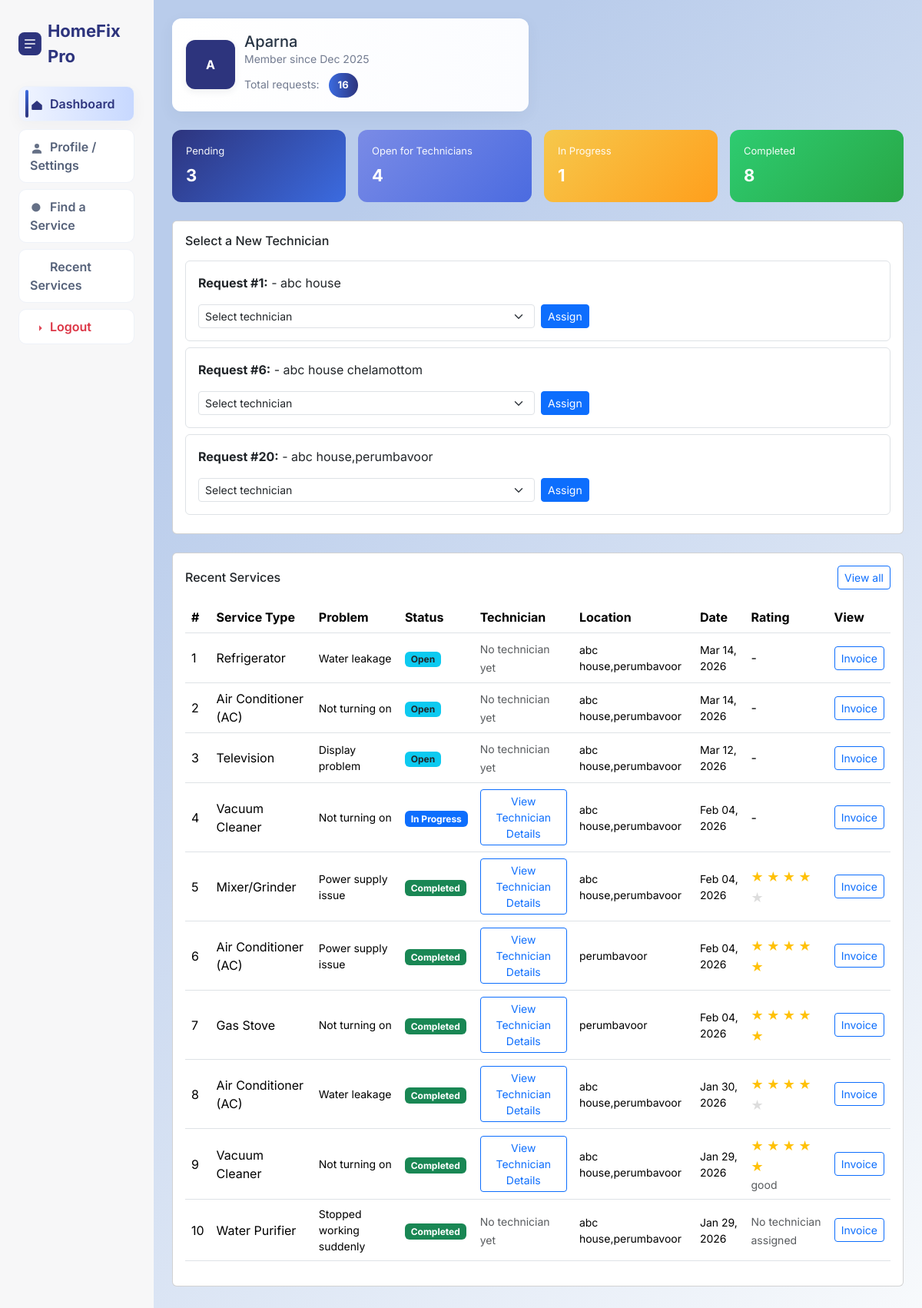
/dashboard/ (signed in), run on the app's committed database.
### homeservice/models.py (models this page shows)
class ServiceRequest(models.Model):
    STATUS_CHOICES = [
        ('pending', 'Pending'),
        ('open', 'Open for Technicians'),
        ('assigned', 'Assigned'),
        ('rescheduled', 'Rescheduled'),
        ('accepted', 'Accepted by User'),
        ('reschedule_rejected', 'Reschedule Rejected'),
        ('completed', 'Completed'),
    ]
    user = models.ForeignKey(User, on_delete=models.CASCADE, related_name='requests')
    technician = models.ForeignKey(
        User,
        on_delete=models.SET_NULL,
        null=True,
        blank=True,
        related_name='assigned_jobs'
    )
    service_type = models.CharField(max_length=100)
    problem_description = models.TextField()
    address = models.TextField()
    location = models.CharField(max_length=100, default='')  # Service area for technician matching
    preferred_date = models.DateField(null=True, blank=True)
    preferred_time = models.TimeField(null=True, blank=True)
    suggested_date = models.DateField(null=True, blank=True)
    suggested_time = models.TimeField(null=True, blank=True)
    status = models.CharField(
        max_length=20,
        choices=STATUS_CHOICES,
        default='pending'
    )
    created_at = models.DateTimeField(auto_now_add=True)
    completed_at = models.DateTimeField(null=True, blank=True)
    class Meta:
        pass
    service_amount = models.DecimalField(
        max_digits=8,
        decimal_places=2,
        null=True,
        blank=True
    )
    invoice_number = models.CharField(
        max_length=50,
        null=True,
        blank=True
    )
    invoice_generated = models.BooleanField(default=False)
    rating = models.IntegerField(
        null=True,
        blank=True,
        choices=[(1, '1 Star'), (2, '2 Stars'), (3, '3 Stars'), (4, '4 Stars'), (5, '5 Stars')]
    )
    review = models.TextField(null=True, blank=True)

### homeservice/views.py (the view)
# urls.py: path('dashboard/', views.dashboard, name='dashboard'),
@never_cache
@login_required
def dashboard(request):
    if Technician.objects.filter(user=request.user).exists():
        return redirect('techniciandashboard')
    customer, _ = Customer.objects.get_or_create(user=request.user)
    missing_fields = []
    if not request.user.first_name:
        missing_fields.append('name')
    if not customer.phone:
        missing_fields.append('phone')
    if not customer.location:
        missing_fields.append('location')
    complete_profile_needed = len(missing_fields) > 0
    requests_qs = ServiceRequest.objects.filter(user=request.user).select_related('technician', 'rating_obj')
    pending_count = requests_qs.filter(status="pending").count()
    open_count = requests_qs.filter(status__iexact="open").count()
    progress_count = requests_qs.filter(status__iexact="assigned").count()
    completed_count = requests_qs.filter(status__iexact="completed").count()
    total_requests = requests_qs.count()  # include all statuses
    reassign_requests = ServiceRequest.objects.filter(
        user=request.user,
        technician__isnull=True,
        status__in=['pending', 'reschedule_rejected'],
    )
    rescheduled_requests = ServiceRequest.objects.filter(user=request.user, status="rescheduled")
    from .utils import get_eligible_technicians_for_request
    for req in reassign_requests:
        req.eligible_technicians = get_eligible_technicians_for_request(req.location)
    context = {
        "pending": pending_count,
        "open": open_count,
        "progress": progress_count,
        "completed": completed_count,
        "recent_requests": requests_qs.order_by("-created_at")[:10],
        "rescheduled_requests": rescheduled_requests,
        "reassign_requests": reassign_requests,
        "total_requests": total_requests,
        "complete_profile_needed": complete_profile_needed,
        "customer": customer,
    }
    return render(request, "homeservice/userdashboard.html", context)

### homeservice/templates/homeservice/userdashboard.html (shortened to what this page needs)
<!DOCTYPE html>
<html lang="en">
<head>
    <link href="https://cdn.jsdelivr.net/npm/bootstrap@5.3.2/dist/css/bootstrap.min.css" rel="stylesheet">
</head>
<body>
<div class="container-fluid">
    <div class="row">
        <aside class="col-md-3 col-lg-2 sidebar p-4">
            <div class="d-flex align-items-center gap-2 mb-4">
                <svg width="36" height="36" viewBox="0 0 24 24" fill="#2d347d">
                    <rect width="24" height="24" rx="6"/><path d="M7 12h10M7 8h10M7 16h6" stroke="white" stroke-width="1.3" stroke-linecap="round" stroke-linejoin="round"/>
                </svg>
                <span class="brand">HomeFix Pro</span>
            </div>
            <div class="d-grid gap-2">
                <a href="/dashboard/" class="side-item text-decoration-none active"><svg viewBox="0 0 24 24" xmlns="http://www.w3.org/2000/svg"><path d="M3 11.5L12 4l9 7.5v7A1.5 1.5 0 0 1 19.5 20h-15A1.5 1.5 0 0 1 3 18.5v-7z"></path></svg>Dashboard</a>
                <a href="/profile/" class="side-item text-decoration-none"><svg viewBox="0 0 24 24" xmlns="http://www.w3.org/2000/svg"><path d="M12 12a4 4 0 1 0 0-8 4 4 0 0 0 0 8zm0 2c-4.418 0-8 2.015-8 4.5V21h16v-2.5c0-2.485-3.582-4.5-8-4.5z"></path></svg>Profile / Settings</a>
                <a href="/findservice/" class="side-item text-decoration-none"><svg viewBox="0 0 24 24" xmlns="http://www.w3.org/2000/svg"><path d="M21 21l-4.35-4.35M10.5 18a7.5 7.5 0 1 1 0-15 7.5 7.5 0 0 1 0 15z"></path></svg>Find a Service</a>
                <a href="/recentservices/" class="side-item text-decoration-none"><svg viewBox="0 0 24 24" xmlns="http://www.w3.org/2000/svg"><path d="M3 6h18M3 12h18M3 18h18"></path></svg>Recent Services</a>
                <a href="#" class="side-item text-decoration-none text-danger logout-trigger"><svg viewBox="0 0 24 24" xmlns="http://www.w3.org/2000/svg"><path d="M16 17l5-5-5-5M21 12H9"></path></svg>Logout</a>
            </div>
        </aside>
        <main class="col-md-9 col-lg-10 p-4">
            <div class="row align-items-center mb-4">
                <div class="col-md-6">
                    <div class="profile-card card-box d-flex align-items-center">
                        <div class="profile-avatar d-flex align-items-center justify-content-center" style="background:#2d347d;color:#fff;font-weight:700;border-radius:12px;">{{ user.first_name|default:user.username|slice:":1"|upper }}</div>
                        <div>
                            <div class="h5 mb-0">{{ user.first_name|default:user.username }}</div>
                            <div class="muted small">Member since {{ user.date_joined|date:"M Y" }}</div>
                            <div class="mt-2 small muted">Total requests: <span class="total-badge">{{ total_requests|default:0 }}</span></div>
                        </div>
                    </div>
                </div>
            </div>
            <div class="row g-3 mb-4">
                <div class="col-6 col-sm-3">
                    <div class="stat-card stat-primary">
                        <div class="label">Pending</div>
                        <div class="value">{{ pending|default:0 }}</div>
                    </div>
                </div>
                <div class="col-6 col-sm-3">
                    <div class="stat-card" style="background: linear-gradient(135deg,#7a8be6,#4b6be0);">
                        <div class="label">Open for Technicians</div>
                        <div class="value">{{ open|default:0 }}</div>
                    </div>
                </div>
                <div class="col-6 col-sm-3">
                    <div class="stat-card stat-warning">
                        <div class="label">In Progress</div>
                        <div class="value">{{ progress|default:0 }}</div>
                    </div>
                </div>
                <div class="col-6 col-sm-3">
                    <div class="stat-card stat-success">
                        <div class="label">Completed</div>
                        <div class="value">{{ completed|default:0 }}</div>
                    </div>
                </div>
            </div>
            {% if reassign_requests %}
            <div class="card bg-white mb-4">
                <div class="card-body">
                    <h6 class="mb-3">Select a New Technician</h6>
                    {% for item in reassign_requests %}
                        <div class="border rounded p-3 mb-2">
                            <div><strong>Request #{{ item.id }}:</strong> {{ item.appliance_name }} - {{ item.address }}</div>
                            <form method="post" action="{% url 'user_assign_technician' item.id %}">
                                <div class="row g-2 align-items-center mt-2">
                                    <div class="col-md-6">
                                        <select name="technician_id" class="form-select form-select-sm" required>
                                            <option value="">Select technician</option>
                                        </select>
                                    </div>
                                    <div class="col-auto">
                                        <button class="btn btn-primary btn-sm">Assign</button>
                                    </div>
                                </div>
                            </form>
                        </div>
                    {% endfor %}
                </div>
            </div>
            {% endif %}
            <div class="card bg-white mb-4">
                <div class="card-body">
                    <div class="d-flex align-items-center justify-content-between mb-3">
                        <h6 class="mb-0">Recent Services</h6>
                        <a href="{% url 'recentservices' %}" class="btn btn-sm btn-outline-primary">View all</a>
                    </div>
                    {% if recent_requests %}
                    <div class="table-responsive">
                        <table class="table table-hover">
                            <thead>
                                <tr>
                                    <th>#</th>
                                    <th>Service Type</th>
                                    <th>Problem</th>
                                            <th>Status</th>
                                    <th>Technician</th>
                                    <th>Location</th>
                                    <th>Date</th>
                                    <th>Rating</th>
                                    <th>View</th>
                                </tr>
                            </thead>
                            <tbody>
                            {% for item in recent_requests %}
                                <tr>
                                    <td class="align-middle">{{ forloop.counter }}</td>
                                    <td class="align-middle">{{ item.service_type }}</td>
                                    <td class="muted small align-middle">{{ item.problem_description|truncatewords:6 }}</td>
                                    <td class="align-middle">
                                        {% with status=item.status|default:""|lower %}
                                            {% if status == 'pending' %}
                                                <span class="badge bg-warning text-dark">Pending</span>
                                            {% elif status == 'assigned' %}
                                                <span class="badge bg-primary">In Progress</span>
                                            {% elif status == 'completed' %}
                                                <span class="badge bg-success">Completed</span>
                                            {% elif status == 'open' %}
                                                <span class="badge bg-info text-dark">Open</span>
                                            {% elif status == 'rescheduled' %}
                                                <span class="badge bg-warning text-dark">Rescheduled</span>
                                            {% elif status == 'accepted' %}
                                                <span class="badge bg-success">Accepted</span>
                                            {% elif status == 'reschedule_rejected' %}
                                                <span class="badge bg-danger">Reschedule Rejected</span>
                                            {% else %}
                                                <span class="badge bg-secondary">{{ item.get_status_display|default:item.status|default:'Unknown' }}</span>
                                            {% endif %}
                                        {% endwith %}
                                    </td>
                                    <td class="align-middle">
                                        {% if item.technician and item.technician.technician %}
                                            <button class="btn btn-sm btn-outline-primary" data-bs-toggle="modal" data-bs-target="#techModal{{ item.id }}">View Technician Details</button>
                                        {% else %}
                                            <small class="text-muted">No technician yet</small>
                                        {% endif %}
                                    </td>
                                    <td class="muted small align-middle">{{ item.address }}</td>
                                    <td class="muted small align-middle">{{ item.created_at|date:'M d, Y' }}</td>
                                    <td class="align-middle">
                                        {% if item.status|lower == 'completed' %}
                                            {% if item.rating_obj or item.rating %}
                                                {% with stars=item.rating_obj.stars|default:item.rating %}
                                                <div class="rating-stars d-inline-block me-2">
                                                    {% for i in "12345"|make_list %}
                                                        <span class="star {% if forloop.counter <= stars %}filled{% endif %}">★</span>
                                                    {% endfor %}
                                                </div>
                                                {% if item.review %}
                                                    <small class="text-muted d-block">{{ item.review|truncatewords:5 }}</small>
                                                {% endif %}
                                                {% endwith %}
                                            {% elif item.technician %}
                                                <button class="btn btn-sm btn-outline-warning ms-2" data-bs-toggle="modal" data-bs-target="#rateModal{{ item.id }}">Rate</button>
                                            {% else %}
                                                <small class="text-muted">No technician assigned</small>
                                            {% endif %}
                                        {% else %}
                                            -
                                        {% endif %}
                                    </td>
                                    <td class="align-middle text-end">
                                        <a href="{% url 'view_invoice' item.id %}" class="btn btn-sm btn-outline-primary">Invoice</a>
                                    </td>
                                </tr>
                            {% endfor %}
                            </tbody>
                        </table>
                    </div>
                    {% endif %}
                </div>
            </div>
        </main>
    </div>
</div>
</body>
</html>

### data on the page
ServiceRequest: id "1", address "abc house"
ServiceRequest: id "6", address "abc house chelamottom"
ServiceRequest: id "20", address "abc house,perumbavoor"
ServiceRequest: service_type "Refrigerator", problem_description "Water leakage", shows "Open", shows "No technician yet", address "abc house,perumbavoor", created_at "Mar 14, 2026"
ServiceRequest: service_type "Air Conditioner (AC)", problem_description "Not turning on", shows "Open", shows "No technician yet", address "abc house,perumbavoor", created_at "Mar 14, 2026"
ServiceRequest: service_type "Television", problem_description "Display problem", shows "Open", shows "No technician yet", address "abc house,perumbavoor", created_at "Mar 12, 2026"
ServiceRequest: service_type "Vacuum Cleaner", problem_description "Not turning on", shows "In Progress", address "abc house,perumbavoor", created_at "Feb 04, 2026"
ServiceRequest: service_type "Mixer/Grinder", problem_description "Power supply issue", shows "Completed", address "abc house,perumbavoor", created_at "Feb 04, 2026", status "completed" (drawn)
ServiceRequest: service_type "Air Conditioner (AC)", problem_description "Power supply issue", shows "Completed", address "perumbavoor", created_at "Feb 04, 2026", status "completed" (drawn)
ServiceRequest: service_type "Gas Stove", problem_description "Not turning on", shows "Completed", address "perumbavoor", created_at "Feb 04, 2026", status "completed" (drawn)
ServiceRequest: service_type "Air Conditioner (AC)", problem_description "Water leakage", shows "Completed", address "abc house,perumbavoor", created_at "Jan 30, 2026", status "completed" (drawn)
ServiceRequest: service_type "Vacuum Cleaner", problem_description "Not turning on", shows "Completed", address "abc house,perumbavoor", created_at "Jan 29, 2026", status "completed" (drawn), review "good"
ServiceRequest: service_type "Water Purifier", problem_description "Stopped working suddenly", shows "Completed", shows "No technician yet", address "abc house,perumbavoor", created_at "Jan 29, 2026", status "No technician assigned"

### other printed values
{{ user.first_name|default:user.username|slice:":1"|upper }} "A"
{{ user.first_name|default:user.username }} "Aparna"
{{ user.date_joined|date:"M Y" }} "Dec 2025"
{{ total_requests|default:0 }} "16"
{{ pending|default:0 }} "3"
{{ open|default:0 }} "4"
{{ progress|default:0 }} "1"
{{ completed|default:0 }} "8"
